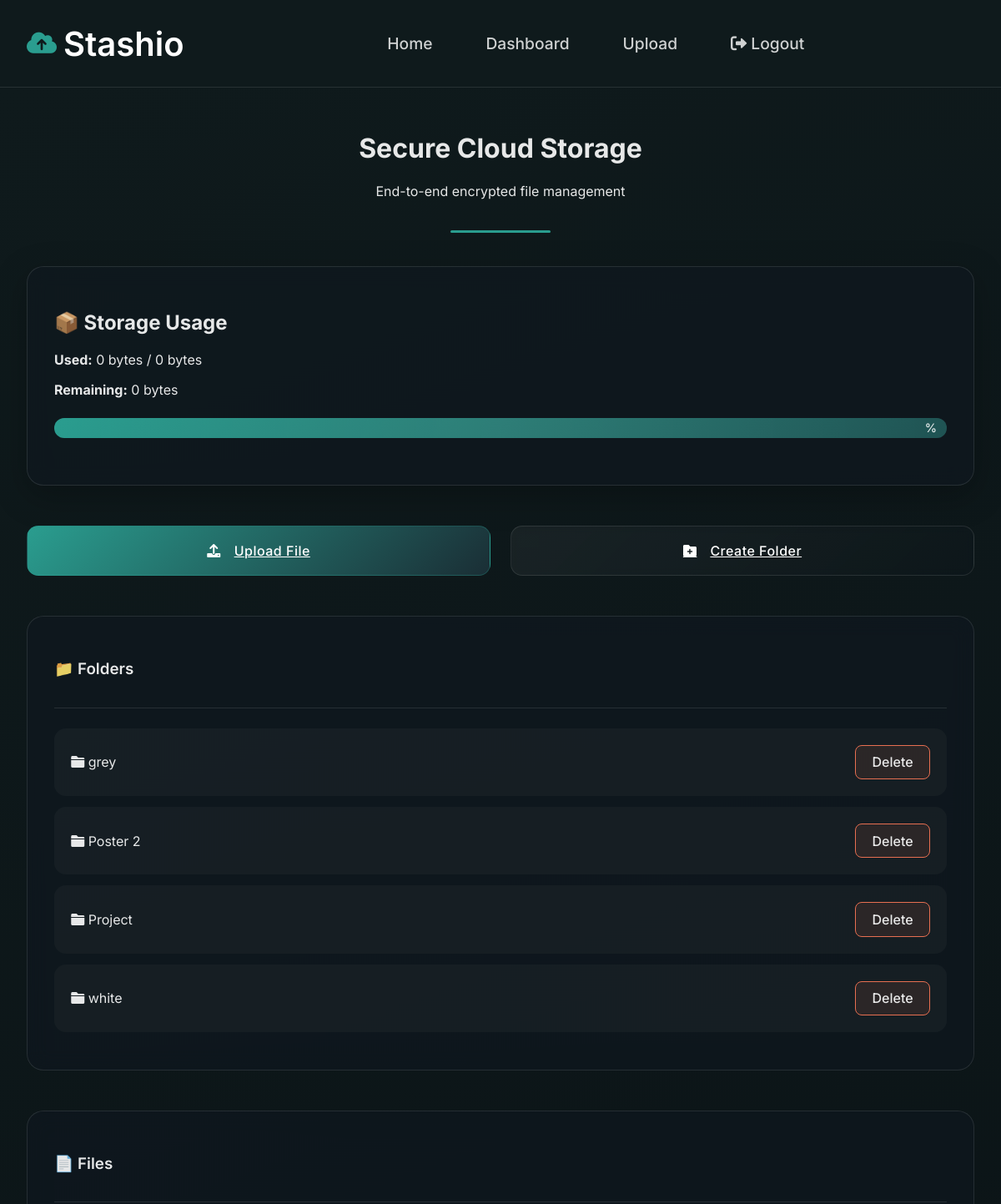
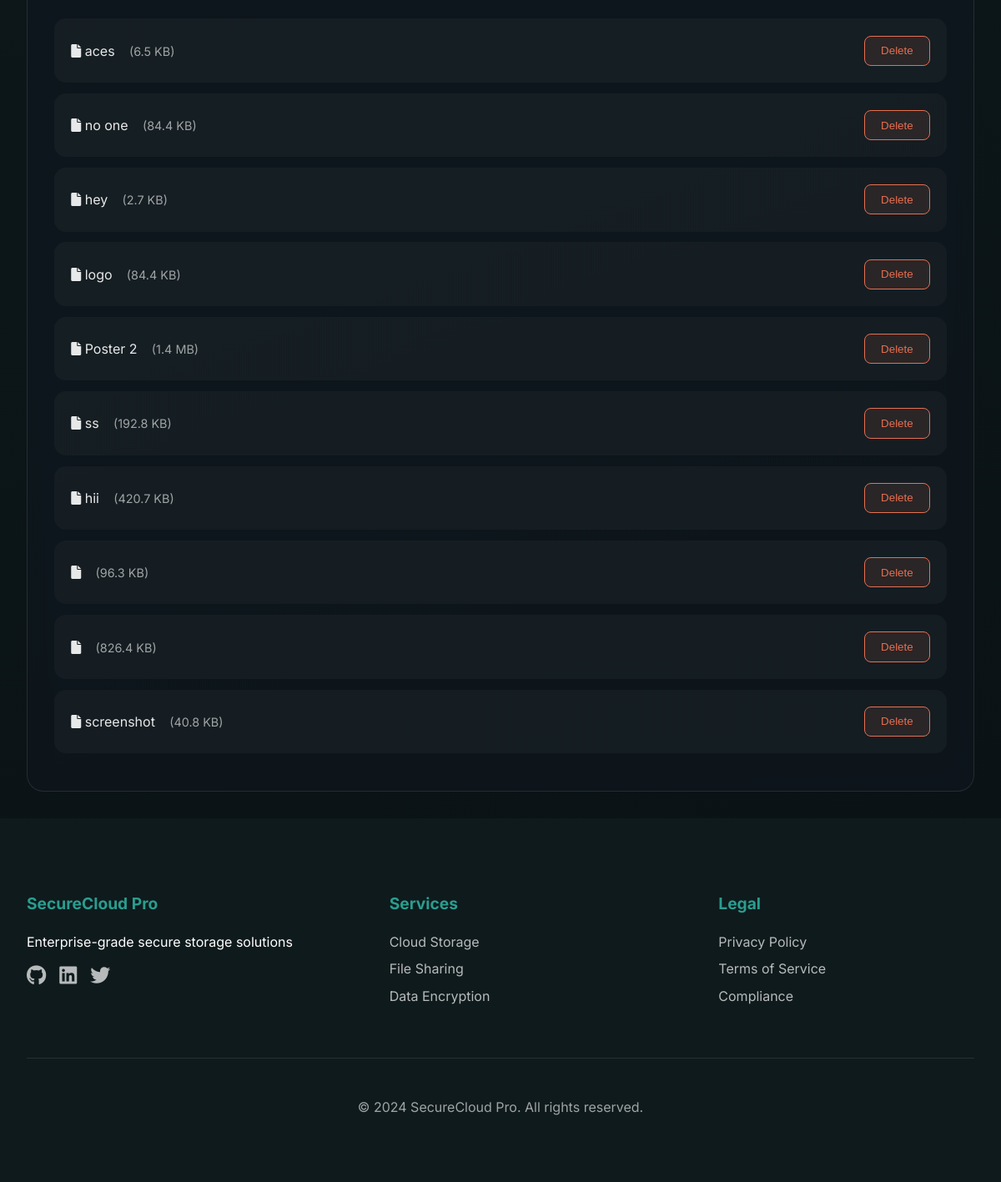
Page /folders/ (signed in) on the committed database (2 pictures, top to bottom).
### storage/models.py (models this page shows, shortened)
class Folder(models.Model):
    name = models.CharField(max_length=255)
    parent = models.ForeignKey('self', null=True, blank=True, on_delete=models.CASCADE)
    user = models.ForeignKey(User, on_delete=models.CASCADE)

class File(models.Model):
    name = models.CharField(max_length=255, blank=True)
    file = models.FileField(upload_to='files/')
    size = models.BigIntegerField(null=False)
    uploaded_at = models.DateTimeField(auto_now_add=True)
    folder = models.ForeignKey('Folder', null=True, blank=True, on_delete=models.SET_NULL)
    user = models.ForeignKey(User, on_delete=models.CASCADE)

### storage/views.py (the view)
# urls.py: path('folders/', views.folder_list, name='folder_list'),
@login_required
def folder_list(request):
    folders = Folder.objects.filter(user=request.user)
    storage_used = float(get_user_storage_usage(request.user))
    storage_limit = 100 * 1024 * 1024  # 100MB in bytes
    storage_percent = min((storage_used / storage_limit) * 100, 100)
    files = File.objects.filter(user=request.user)
    return render(request, 'file_list.html', {
        'files': files,
        'folders': folders,
        'storage_used': storage_used,
        'storage_percent': storage_percent,
        'MAX_STORAGE': storage_limit
    })

### storage/models.py (called while the page is built)
def get_user_storage_usage(user):
    total_storage = File.objects.filter(user=user).aggregate(Sum('size'))['size__sum'] or 0
    return total_storage

### storage/templates/file_list.html (shortened to what this page needs)
{% extends "base.html" %}
{% load static %}
{% block extra_css %}
  <link rel="stylesheet" href="{% static 'css/file_list.css' %}">
{% endblock %}
{% block content %}
<div class="storage-container">
  <div class="dashboard-header">
    <h1>Secure Cloud Storage</h1>
    <p>End-to-end encrypted file management</p>
  </div>
  <div class="storage-card">
    <h2>📦 Storage Usage</h2>
    <p><strong>Used:</strong> {{ storage.used|filesizeformat }} / {{ storage.max|filesizeformat }}</p>
    <p><strong>Remaining:</strong> {{ storage.remaining|filesizeformat }}</p>
    <div class="progress-bar">
      <div class="progress-fill" style="width: {{ storage.percent }}%;">
        {{ storage.percent }}%
      </div>
    </div>
  </div>
  <div class="action-buttons">
    {% if storage.used >= storage.max %}
      <div class="empty-state">Storage limit reached</div>
    {% else %}
      <a href="{% url 'storage:upload_file' %}" class="btn btn-primary">
        <i class="fas fa-upload"></i>
        Upload File
      </a>
    {% endif %}
    <a href="{% url 'storage:create_folder' %}" class="btn btn-secondary">
      <i class="fas fa-folder-plus"></i>
      Create Folder
    </a>
  </div>
  <div class="file-list">
    <div class="list-header">
      <h3>📁 Folders</h3>
    </div>
    {% for folder in folders %}
      <div class="file-item">
        <div>
          <i class="fas fa-folder"></i>
          <a href="{% url 'storage:folder_view' folder.id %}">{{ folder.name }}</a>
        </div>
        <div class="file-actions">
          <a href="{% url 'storage:delete_folder' folder.id %}" class="delete-btn">
            Delete
          </a>
        </div>
      </div>
    {% empty %}
      <div class="empty-state">No folders found</div>
    {% endfor %}
  </div>
  <div class="file-list">
    <div class="list-header">
      <h3>📄 Files</h3>
    </div>
    {% for file in files %}
      <div class="file-item">
        <div>
          <i class="fas fa-file"></i>
          <a href="{% url 'storage:file_download' file.id %}">{{ file.name }}</a>
          <span class="file-size">({{ file.size|filesizeformat }})</span>
        </div>
        <div class="file-actions">
          <form action="{% url 'storage:delete_file' file.id %}" method="post">
            <button type="submit" class="delete-btn" onclick="return confirm('Are you sure?')">
              Delete
            </button>
          </form>
        </div>
      </div>
    {% empty %}
      <div class="empty-state">No files found</div>
    {% endfor %}
  </div>
</div>
{% endblock %}

### storage/static/css/file_list.css (style rules this page uses)
:root { --primary: #2A9D8F; --secondary: #1A2E35; --accent: #E76F51; --dark: #0F1A1C; --text-light: rgba(255,255,255,0.9); --glass-bg: rgba(16, 24, 32, 0.6); }
.storage-container { padding: 2rem; background: linear-gradient(160deg, var(--dark) 0%, #0a1215 100%); min-height: 100vh; color: var(--text-light); font-family: 'Inter', system-ui, sans-serif; }
.dashboard-header { margin-bottom: 2.5rem; text-align: center; position: relative; padding-bottom: 1.5rem; }
.dashboard-header::after { content: ''; position: absolute; bottom: 0; left: 50%; transform: translateX(-50%); width: 120px; height: 3px; background: var(--primary); border-radius: 2px; }
.storage-card { background: var(--glass-bg); border: 1px solid rgba(255,255,255,0.1); border-radius: 20px; padding: 2rem; margin-bottom: 2rem; backdrop-filter: blur(12px); box-shadow: 0 12px 40px rgba(0,0,0,0.25); transition: transform 0.3s ease; }
.progress-bar { background: rgba(255,255,255,0.05); border-radius: 12px; height: 24px; overflow: hidden; margin: 1.5rem 0; position: relative; }
.progress-fill { background: linear-gradient(135deg, var(--primary) 0%, #1A2E35 150%); height: 100%; transition: width 0.8s cubic-bezier(0.4, 0, 0.2, 1); display: flex; align-items: center; justify-content: flex-end; padding-right: 12px; font-size: 0.9rem; font-weight: 500; position: relative; }
.progress-fill::after { content: ''; position: absolute; top: 0; left: 0; right: 0; bottom: 0; background: linear-gradient(90deg, transparent, rgba(255,255,255,0.1), transparent); opacity: 0.4; animation: shimmer 2.5s infinite; }
.action-buttons { display: grid; grid-template-columns: repeat(auto-fit, minmax(220px, 1fr)); gap: 1.5rem; margin: 3rem 0; }
.btn { padding: 1.2rem 2rem; border-radius: 14px; border: none; cursor: pointer; transition: all 0.3s cubic-bezier(0.4, 0, 0.2, 1); display: flex; align-items: center; gap: 1rem; justify-content: center; font-weight: 500; letter-spacing: 0.5px; backdrop-filter: blur(4px); }
.btn-primary { background: linear-gradient(135deg, var(--primary) 0%, #1A2E35 100%); color: white; border: 1px solid rgba(42, 157, 143, 0.3); }
.btn-secondary { background: linear-gradient(135deg, rgba(255,255,255,0.05) 0%, rgba(16, 24, 32, 0.2) 100%); border: 1px solid rgba(255,255,255,0.1); color: white; }
.file-list { margin-top: 3rem; background: var(--glass-bg); border-radius: 20px; padding: 2rem; backdrop-filter: blur(12px); border: 1px solid rgba(255,255,255,0.1); }
.list-header { padding-bottom: 1rem; margin-bottom: 1.5rem; display: flex; justify-content: space-between; align-items: center; border-bottom: 1px solid rgba(255,255,255,0.1); }
.list-header h3 { font-weight: 600; display: flex; align-items: center; gap: 0.8rem; }
.file-item { display: flex; justify-content: space-between; align-items: center; padding: 1.2rem; background: rgba(255,255,255,0.03); border-radius: 14px; margin-bottom: 0.8rem; transition: all 0.3s ease; border: 1px solid transparent; }
.file-item a { color: var(--text-light); text-decoration: none; transition: color 0.3s ease; }
.file-actions { display: flex; gap: 1.2rem; align-items: center; }
.delete-btn { background: rgba(231, 111, 81, 0.1); color: var(--accent); border: 1px solid var(--accent); padding: 0.6rem 1.2rem; border-radius: 8px; cursor: pointer; transition: all 0.3s ease; font-weight: 500; }
.file-size { color: rgba(255,255,255,0.6); font-size: 0.9em; margin-left: 0.8rem; }

### rows in the picture
Folder: name "grey"
Folder: name "Poster 2"
Folder: name "Project"
Folder: name "white"
File: name "aces", size|filesizeformat "6.5 KB"
File: name "no one", size|filesizeformat "84.4 KB"
File: name "hey", size|filesizeformat "2.7 KB"
File: name "logo", size|filesizeformat "84.4 KB"
File: name "Poster 2", size|filesizeformat "1.4 MB"
File: name "ss", size|filesizeformat "192.8 KB"
File: name "hii", size|filesizeformat "420.7 KB"
File: size|filesizeformat "96.3 KB"
File: size|filesizeformat "826.4 KB"
File: name "screenshot", size|filesizeformat "40.8 KB"

### other values in the picture
{{ storage.used|filesizeformat }} "0 bytes"
{{ storage.max|filesizeformat }} "0 bytes"
{{ storage.remaining|filesizeformat }} "0 bytes"
